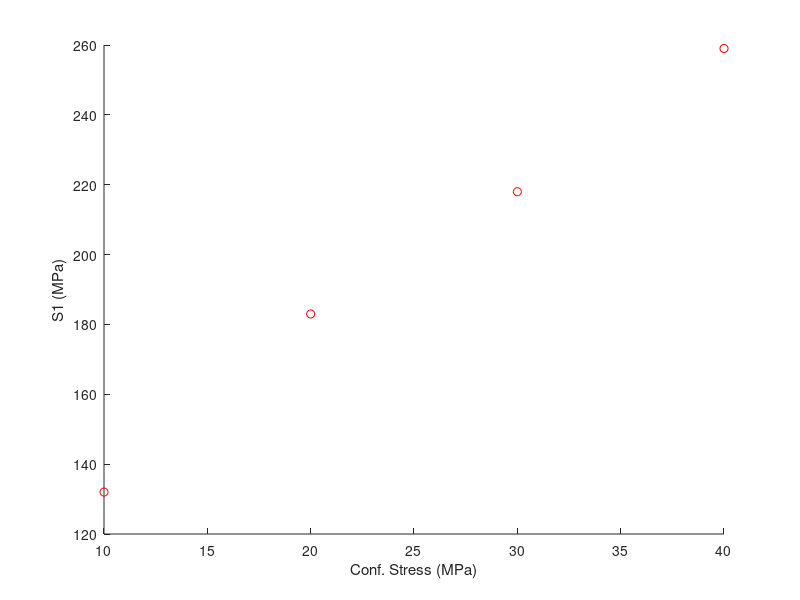
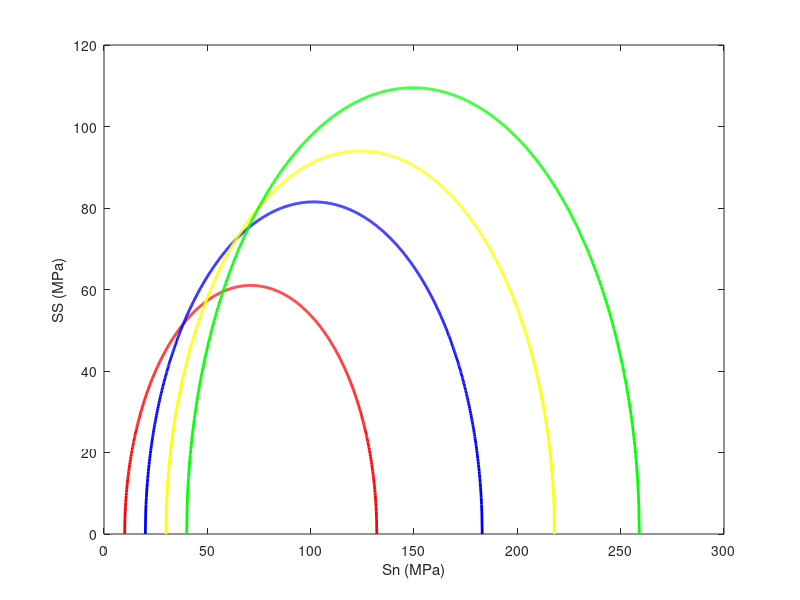

Reproduce these figures in MATLAB, in order. (Note: this script raises an error after producing the figures.)
%%
%%% Arian Velayati, PhD
%%%% This script is used to develop the Mohr-Cuolomb Failure envelope
   ... and determine rock's shear parameters

clc; clear; close;
%% Input (Principal Stresses)

S3 = [10;20;30;40]; % Confning pressure (MPa)
S1 = [132;183;218;259]; % Axial peak stress (MPa)

%% Plot S1 vs S3 from which parameters such as ucs, cohesion, and friction angle can be determined
% Linear fitting
P = polyfit(S3,S1,1);
% rsqr

% Method 1
Co = P(2); % UCS (MPa)
k = P(1); % Slope of the S1.S3 plot
Phi = 2*(atand(sqrt(k))-45); % Friction Angle
Teta = 45 + Phi/2; % Teta
Si = Co/(2*tand(Teta)); % Cohesion (MPa)

% Method 2
Phi2 = asind((k-1)/(k+1));
Si2 = Co*(1-sind(Phi2))/(2*cosd(Phi2));

%% plot S1 vs. S3; Use basic linear fitting to show the failure envelope
r = linspace(0,max(S3),100);
y = P(1)*r + P(2);
figure(1)
scatter(S3,S1,'r')
% hold on
% plot(r,y)
xlabel('Conf. Stress (MPa)')
ylabel('S1 (MPa)')
hold off

%% MC Circle plot; Draw a line to form the failure envelope
D = (S1-S3); rad = D/2; % Radius of the circle
h = S3 + rad; % offset of the centre

n=1000;
h2 = zeros(length(S3),n);

for i =1:length(S3)
X(i,:) = linspace(S3(i),S1(i),n);
end
for i=1:n
    h2(:,i) = h;
    rad2(:,i) = rad;
end

   for i =1:length(S3)
Y(i,:) = sqrt(rad2(i,:).^2 - (X(i,:)-h2(i,:)).^2);
   end
   
   %Plot circles

figure(2)
   plot(X(1,:),Y(1,:),'r', 'LineWidth',2)
   hold on
   plot(X(2,:),Y(2,:),'b','LineWidth',2)
   plot(X(3,:),Y(3,:),'y','LineWidth',2)
   plot(X(4,:),Y(4,:),'g','LineWidth',2)
   xlabel('Sn (MPa)')
   ylabel('SS (MPa)')

   %% Output
   T = table(Phi,Si,Co,Teta,'VariableNames',{'Friction','Cohesion','UCS','Teta'})
  
    writetable(T,'MC_Out.csv')
